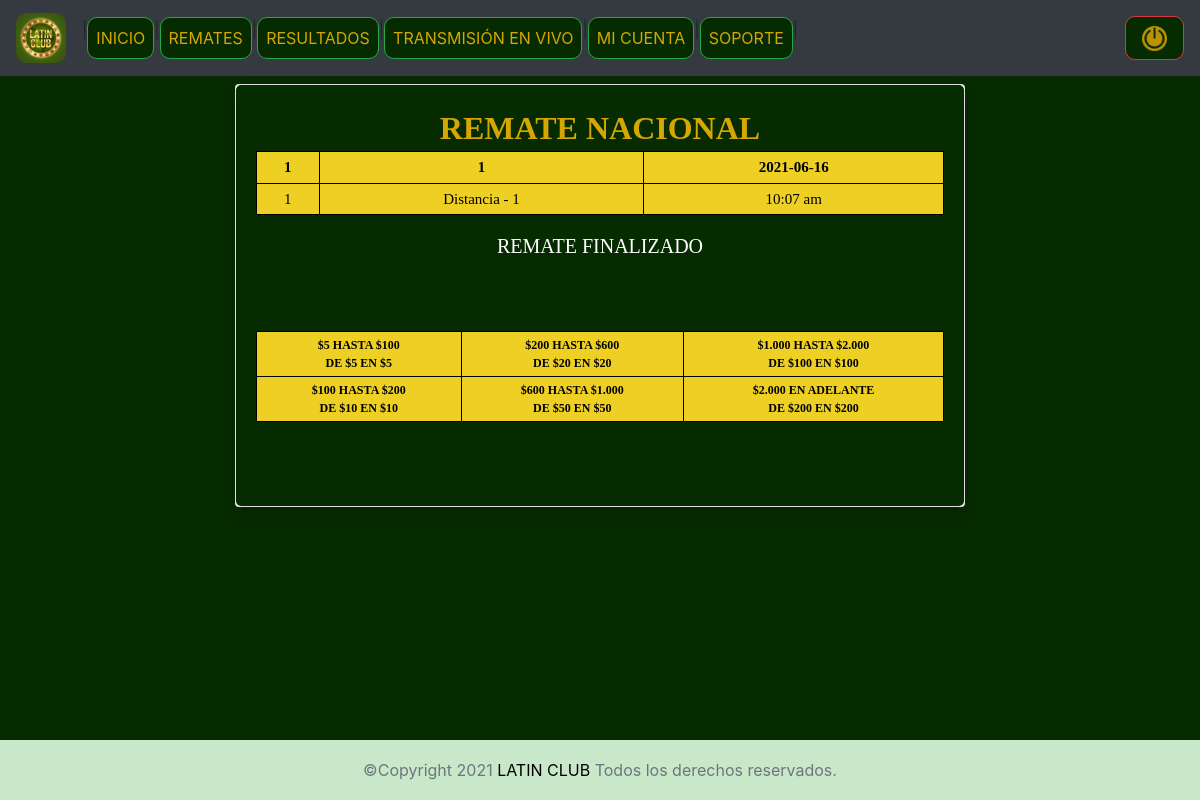
The app's page /user_/finalizo.php?from=186 (signed in) with its own data.
### tables this page shows
CREATE TABLE `salas` (
  `id_sala` int(11) NOT NULL,
  `numero_sala` varchar(10) NOT NULL,
  `tipo_remate` varchar(100) NOT NULL,
  `anuncio1` varchar(500) NOT NULL,
  `anuncio2` varchar(500) NOT NULL,
  `hipodromo` varchar(400) NOT NULL,
  `distancia` varchar(100) NOT NULL,
  `pote_tablazo` varchar(10) NOT NULL,
  `pote` varchar(10) NOT NULL,
  `estado` int(11) NOT NULL,
  `fecha_activacion` varchar(50) NOT NULL
);

CREATE TABLE `reglas_sala` (
  `id_regla` int(11) NOT NULL,
  `campo1` text NOT NULL,
  `campo2` text NOT NULL,
  `campo3` text NOT NULL,
  `campo4` text NOT NULL,
  `campo5` text NOT NULL,
  `campo6` text NOT NULL
);

### user_/finalizo.php (the view, shortened to what this page needs)
<!DOCTYPE html>
<html lang="en">
<head>
	<link href="css/bootstrap.min.css" rel="stylesheet">
	<link href="css/style.css" rel="stylesheet">
	<link href="../css/sweetalert2.min.css" rel="stylesheet" type="text/css">
</head>
<body style="background-color: #072B00;">
	<?php include'include/header.php'?>
	<br>
	<?php
	require("../conexion_/conexion.php");
	$id_sala=$_GET['from'];
	if($id_sala==0){
		echo'
		<script>
		function redireccionarPagina() {
			window.location = "index";
		}
		setTimeout("redireccionarPagina()");
		</script>
		';
	}else{
		$salas="SELECT * FROM salas WHERE id_sala='$id_sala'";
		$salas_=mysqli_query($mysqli,$salas);
		while ($sala=mysqli_fetch_row ($salas_)){
			$tipo_remate = $sala[2];
			$anuncio1 = $sala[3];
			$anuncio2 = $sala[4];
			$hipodromo = $sala[5];
			$distancia = $sala[6];
		}
		$reglas_="SELECT * FROM reglas_sala ";
		$reglas=mysqli_query($mysqli,$reglas_);
		$result3 = mysqli_num_rows($reglas);
		if ($result3 > 0) {
			while ($sala=mysqli_fetch_row($reglas)){
				$campo1=$sala[1];
				$campo2=$sala[2];
				$campo3=$sala[3];
				$campo4=$sala[4];
				$campo5=$sala[5];
				$campo6=$sala[6];
			}
		}else{
		}
	}
	?>
	<div class="container h-100">
		<div class="row justify-content-center h-100">
			<div class="col-sm-8 align-self-center text-center">
				<div class="card shadow">
					<div class="card-body color-verde">
						<div class="row">
							<div class="col-md-12">
								<h2 class="m-1 text-naranja">REMATE <?php echo $tipo_remate ?></h2>
							</div>
						</div>
						<div class="row">
							<div class="col-md-12">
								<table class="table table-bordered contenedores_1">
									<thead class="text-negro">
										<tr>
											<th style="border: black 1px solid;"><?php echo nl2br($hipodromo) ?></th>
											<th style="border: black 1px solid;"><marquee><?php echo nl2br($anuncio1) ?></marquee></th>
											<th style="border: black 1px solid;">
												<?php
												echo date('Y-m-d');
												?>
											</th>
										</tr>
									</thead>
									<tbody class="text-negro">
										<tr>
											<td style="border: black 1px solid;"><?php echo nl2br($anuncio2) ?></td>
											<td style="border: black 1px solid;">Distancia - <?php echo nl2br($distancia) ?></td>
											<td style="border: black 1px solid;">
												<?php
												echo date('h:i a');
												?>
											</td>
										</tr>
									</tbody>
								</table>
							</div>
							<div class="col-md-12">
								<div class="row">
									<div class="col text-tabla">
										<div class="">
											REMATE FINALIZADO
										</div>
									</div>
								</div>
							</div>
							<div class="col">
							</div>
						</div>
						<div class="row">
							<div class="col-md-12">
								<br>
							</div>
						</div>
						<div class="row">
							<div class="col-md-12">
								<table class="table table-bordered contenedores_1">
									<thead class="text-negro">
										<tr>
											<th style="border: black 1px solid; font-size: 12px;"><?php echo nl2br($campo1) ?></th>
											<th style="border: black 1px solid; font-size: 12px;"><?php echo nl2br($campo3) ?></th>
											<th style="border: black 1px solid; font-size: 12px;"><?php echo nl2br($campo5) ?></th>
										</tr>
									</thead>
									<tbody class="text-negro">
										<tr>
											<th style="border: black 1px solid; font-size: 12px;"><?php echo nl2br($campo2) ?></th>
											<th style="border: black 1px solid; font-size: 12px;"><?php echo nl2br($campo4) ?></th>
											<th style="border: black 1px solid; font-size: 12px;"><?php echo nl2br($campo6) ?></th>
										</tr>
									</tbody>
								</table>
							</div>
						</div>
						<br><br>
					</div>
				</div>
			</div>
		</div>
	</div>
	<?php include'include/footer.php'?>
</body>
</html>

### user_/css/style.css (style rules this page uses)
html { position: relative; min-height: 100%; }
body { margin-bottom: 60px; }
body > .container { padding: 60px 15px 0; }
.color-verde { background-color: #072B00; border-radius: 5px; }
.text-naranja { color: #D6A602; font-family: Algerian; font-weight: bold; }
.text-negro { color: black; font-family: Arial Black; font-size: 15px; }
.contenedores_1 { background-color: #EED025; }
.text-tabla { color: white; font-family: Algerian; font-size: 20px; }
.table td, .table th { padding: .25rem; }
td { font-family: Arial Black; font-size: 15px; }

### records on screen
salas: tipo_remate "NACIONAL", hipodromo "1", anuncio1 "1", anuncio2 "1", distancia "1"
reglas_sala: campo1 "$5 HASTA $100 DE $5 EN $5", campo3 "$200 HASTA $600 DE $20 EN $20", campo5 "$1.000 HASTA $2.000 DE $100 EN $100", campo2 "$100 HASTA $200 DE $10 EN $10", campo4 "$600 HASTA $1.000 DE $50 EN $50", campo6 "$2.000 EN ADELANTE DE $200 EN $200"
